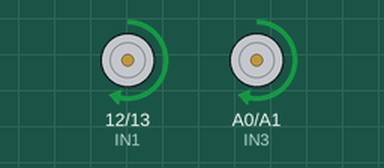
This sketch was run on a simulated Arduino Uno, built with avr-gcc and run on an emulated ATmega328P. Parts: motor-driver pin pairs drawn as motors (green arrow = first pin HIGH = forward, orange = second pin HIGH = backward, longer = more drive, scaled by the enable pin).

Above: at 1.0 s.
At 2.5 s:
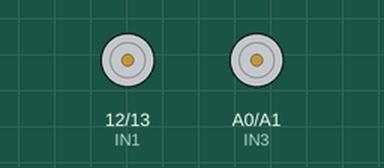
At 4.0 s:
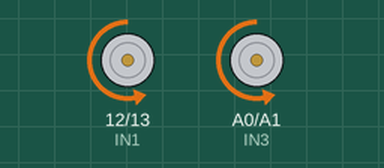
Timing chart, 0 to 7.8 s (numbered marks = the images above):
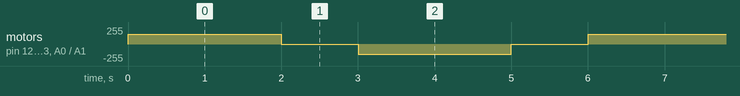

The sketch:

motor_test.ino
```cpp
// L298N Motor Driver Test
// Arduino Uno

const int ENA = 10;
const int IN1 = 12;
const int IN2 = 13;

const int ENB = 11;
const int IN3 = A0;
const int IN4 = A1;

void setup() {

  pinMode(ENA, OUTPUT);
  pinMode(IN1, OUTPUT);
  pinMode(IN2, OUTPUT);

  pinMode(ENB, OUTPUT);
  pinMode(IN3, OUTPUT);
  pinMode(IN4, OUTPUT);
}

void loop() {

  // Move forward
  digitalWrite(IN1, HIGH);
  digitalWrite(IN2, LOW);

  digitalWrite(IN3, HIGH);
  digitalWrite(IN4, LOW);

  analogWrite(ENA, 150);
  analogWrite(ENB, 150);

  delay(2000);

  // Stop
  analogWrite(ENA, 0);
  analogWrite(ENB, 0);

  delay(1000);

  // Move backward
  digitalWrite(IN1, LOW);
  digitalWrite(IN2, HIGH);

  digitalWrite(IN3, LOW);
  digitalWrite(IN4, HIGH);

  analogWrite(ENA, 150);
  analogWrite(ENB, 150);

  delay(2000);

  // Stop
  analogWrite(ENA, 0);
  analogWrite(ENB, 0);

  delay(1000);
}
```

Measured:
- by itself, motor on pin 12 (IN1) / pin 13 (IN2), motor on A0 (IN3) / A1 (IN4): repeats every 6.0 s: stopped 1.0 s, backward 150/255 2.0 s, stopped 1.0 s, forward 150/255 2.0 s
